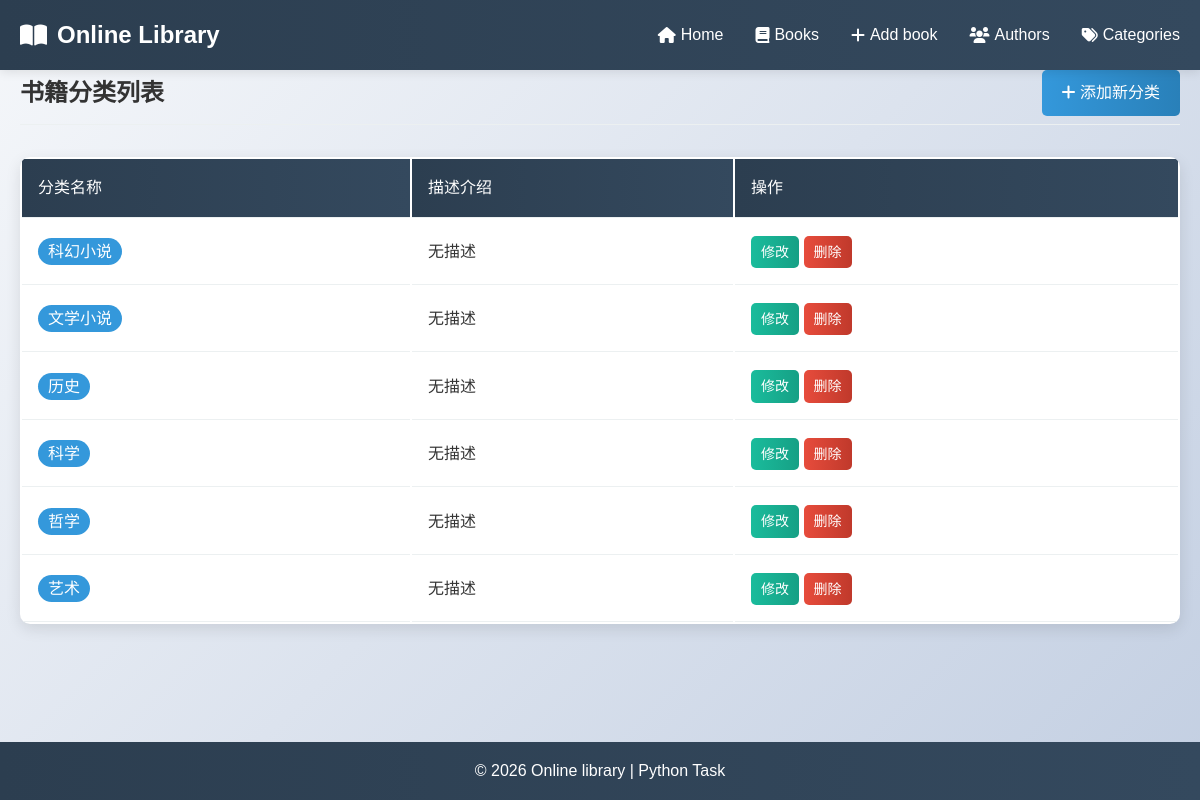
The page /categories on the database as committed earlier.
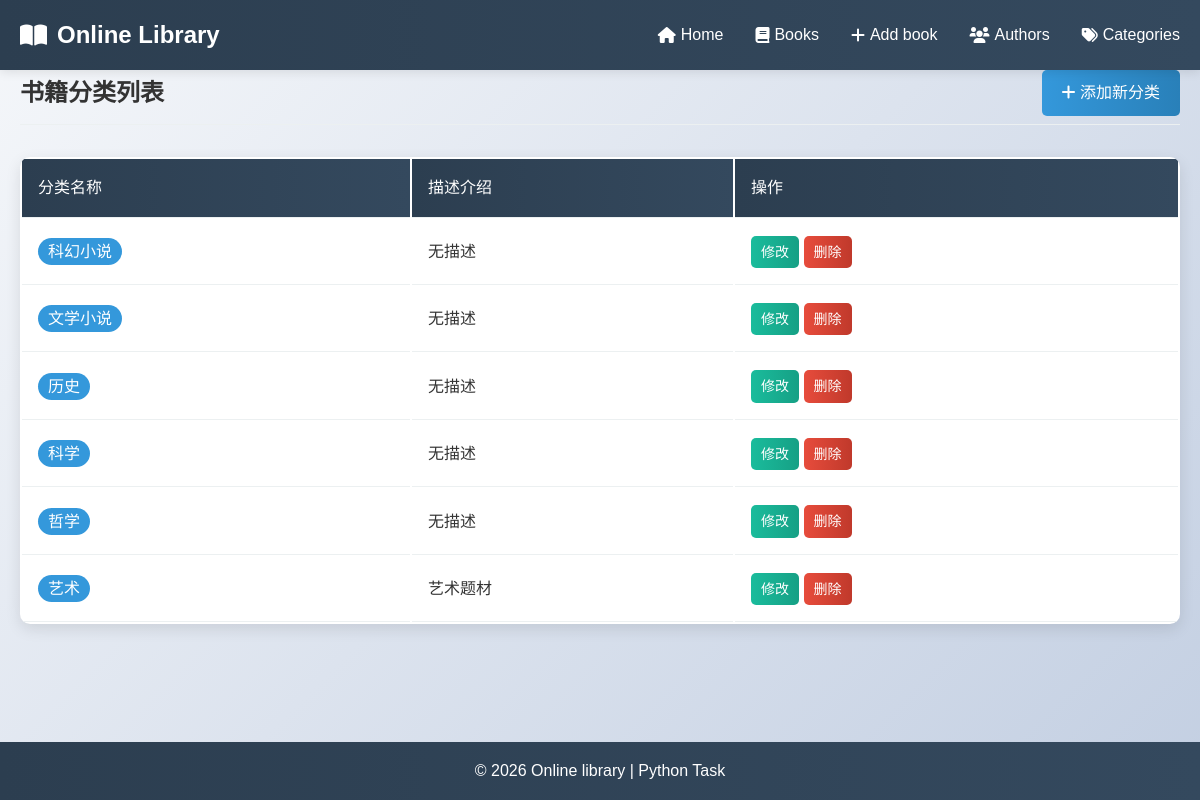
The same page on the database as committed later.
### models.py (models this page shows, shortened)
class Category(db.Model):
    id = db.Column(db.Integer, primary_key=True)
    name = db.Column(db.String(50), nullable=False, unique=True)
    description = db.Column(db.String(200))

### app.py (the view)
@app.route('/categories')
def list_categories():
    categories = Category.query.all()
    return render_template('categories.html', categories=categories)

### templates/categories.html (shortened to what this page needs)
{% extends "base.html" %}
{% block content %}
<section class="page-header">
    <h1>书籍分类列表</h1>
    <a href="{{ url_for('add_category') }}" class="btn btn-primary"><i class="fas fa-plus"></i> 添加新分类</a>
</section>
<div class="books-container">
    {% if categories %}
    <table class="books-table">
        <thead>
            <tr>
                <th>分类名称</th>
                <th>描述介绍</th>
                <th>操作</th>
            </tr>
        </thead>
        <tbody>
            {% for category in categories %}
            <tr>
                <td><span class="category-tag" style="font-size:1rem;">{{ category.name }}</span></td>
                <td>{{ category.description or '无描述' }}</td>
                <td>
                    <a href="{{ url_for('edit_category', category_id=category.id) }}" class="btn btn-small btn-info">修改</a>
                    <a href="{{ url_for('delete_category', category_id=category.id) }}" class="btn btn-small btn-danger">删除</a>
                </td>
            </tr>
            {% endfor %}
        </tbody>
    </table>
    {% else %}
    <div class="empty-state"><h3>暂无分类数据</h3></div>
    {% endif %}
</div>
{% endblock %}

### templates/base.html (shortened to what this page needs)
<!DOCTYPE html>
<html lang="zh-CN">
<head>
    <link rel="stylesheet" href="{{ url_for('static', filename='css/style.css') }}">
    <link rel="stylesheet" href="https://cdnjs.cloudflare.com/ajax/libs/font-awesome/6.0.0/css/all.min.css">
</head>
<body>
    <nav class="navbar">
        <div class="container">
            <a href="{{ url_for('index') }}" class="logo">
                <i class="fas fa-book-open"></i> Online Library
            </a>
            <ul class="nav-links">
                <li><a href="{{ url_for('index') }}"><i class="fas fa-home"></i> Home</a></li>
                <li><a href="{{ url_for('books') }}"><i class="fas fa-book"></i> Books</a></li>
                <li><a href="{{ url_for('add_book') }}"><i class="fas fa-plus"></i> Add book</a></li>
                <li><a href="{{ url_for('list_authors') }}"><i class="fas fa-users"></i> Authors</a></li>
                <li><a href="{{ url_for('list_categories') }}"><i class="fas fa-tags"></i> Categories</a></li>
            </ul>
        </div>
    </nav>
    <main class="container">
        {% block content %}{% endblock %}
    </main>
    <footer class="footer">
        <div class="container">
            <p>&copy; 2026 Online library | Python Task</p>
        </div>
    </footer>
</body>
</html>

### static/css/style.css (style rules this page uses)
* { margin: 0; padding: 0; box-sizing: border-box; }
body { font-family: 'Noto Sans SC', sans-serif; line-height: 1.6; color: #333; background: linear-gradient(135deg, #f5f7fa 0%, #c3cfe2 100%); min-height: 100vh; }
.container { max-width: 1200px; padding: 0 20px; }
.navbar { background: linear-gradient(90deg, #2c3e50 0%, #34495e 100%); color: white; padding: 1rem 0; box-shadow: 0 2px 10px rgba(0, 0, 0, 0.1); position: sticky; top: 0; z-index: 100; }
.navbar .container { display: flex; justify-content: space-between; align-items: center; }
.logo { color: white; text-decoration: none; font-size: 1.5rem; font-weight: 700; display: flex; align-items: center; gap: 10px; }
.nav-links { display: flex; list-style: none; gap: 2rem; }
.nav-links a { color: white; text-decoration: none; font-weight: 500; transition: color 0.3s ease; display: flex; align-items: center; gap: 5px; }
.page-header { display: flex; justify-content: space-between; align-items: center; margin-bottom: 2rem; padding-bottom: 0.5rem; border-bottom: 1px solid #ecf0f1; }
main { padding: 2rem 0; min-height: calc(100vh - 9rem - 2rem); margin-bottom: 5rem; }
.btn { display: inline-block; padding: 10px 20px; border: none; border-radius: 5px; text-decoration: none; font-weight: 500; cursor: pointer; transition: all 0.3s ease; font-family: inherit; font-size: 1rem; }
.btn-primary { background: linear-gradient(90deg, #3498db 0%, #2980b9 100%); color: white; }
.btn-danger { background: linear-gradient(90deg, #e74c3c 0%, #c0392b 100%); color: white; }
.btn-info { background: linear-gradient(90deg, #1abc9c 0%, #16a085 100%); color: white; }
.btn-small { padding: 5px 10px; font-size: 0.875rem; }
.books-table { width: 100%; background: white; border-radius: 10px; overflow: hidden; box-shadow: 0 5px 15px rgba(0, 0, 0, 0.1); }
.books-table th, .books-table td { padding: 1rem; text-align: left; border-bottom: 1px solid #ecf0f1; }
.books-table th { background: linear-gradient(90deg, #2c3e50 0%, #34495e 100%); color: white; font-weight: 500; }
.category-tag { background: #3498db; color: white; padding: 5px 10px; border-radius: 20px; font-size: 0.875rem; }
.footer { position: fixed; bottom: 0; left: 0; width: 100%; background: linear-gradient(90deg, #2c3e50 0%, #34495e 100%); color: white; text-align: center; padding: 1rem 0; }

Rows that differ between the two databases and show on the page:
changed Category "艺术": description "无描述" → "艺术题材"
